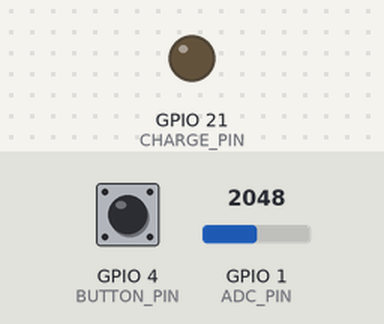
The sketch below on a simulated ESP32. Shown: output pins drawn as LEDs (lit = HIGH). Inputs (shaded band) come from the test bench; at power-on: GPIO 4 (BUTTON_PIN) LOW, GPIO 1 (ADC_PIN) = 2048 (analog values on the 0–4095 scale). What the sketch prints to the serial monitor is not drawn.

Above: at 1.2 s.
1.3 s: GPIO 4 (BUTTON_PIN) pulled HIGH for 1 s
At 3.48 s:
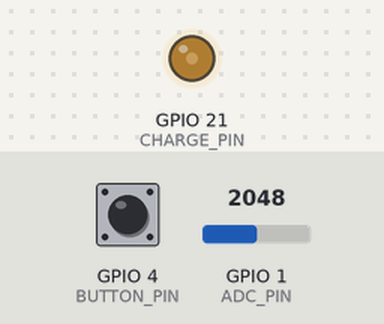
5.0 s: GPIO 4 (BUTTON_PIN) pulled HIGH for 3.2 s
At 10.7 s:
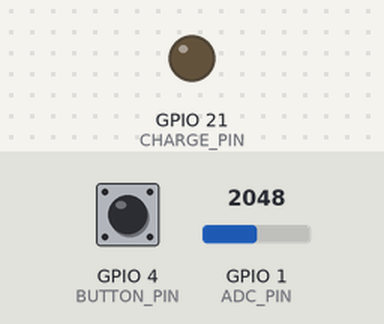
Timing chart, 0 to 12.2 s (numbered marks = the images above; inputs shaded):
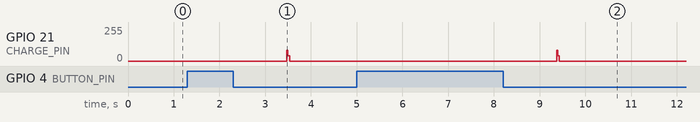

The sketch:

Day2.ino
```cpp
const int   CHARGE_PIN = 21;
const int   ADC_PIN    = 1;
const int   BUTTON_PIN = 4;

const float VCC = 3.3;
const float R1  = 1000000.0;
const unsigned long T_CH_US = 25;
const int   N_AVG = 512;

const unsigned long COOLDOWN_MS = 1500;
unsigned long lastMeasureTime = 0;

// ===== ตารางคาลิเบรต =====
const int CAL_N = 3;
float CAL_RAW[CAL_N]   = { 21.59, 27.21, 28.91 };
float CAL_MOIST[CAL_N] = {  6.60, 11.50, 14.40 };

bool prevPressed = false;

void setup() {
  Serial.begin(9600);
  pinMode(BUTTON_PIN, INPUT);
  pinMode(CHARGE_PIN, OUTPUT);
  digitalWrite(CHARGE_PIN, LOW);
  analogReadResolution(12);
  analogSetPinAttenuation(ADC_PIN, ADC_11db);
  Serial.println("พร้อมวัด — กดสวิตช์ 1 ครั้งเพื่อวัด");
}

float measureRawCx(float &vcOut) {
  double sumVc = 0;
  for (int i = 0; i < N_AVG; i++) {
    pinMode(CHARGE_PIN, OUTPUT);
    digitalWrite(CHARGE_PIN, LOW);
    delayMicroseconds(300);
    noInterrupts();
    digitalWrite(CHARGE_PIN, HIGH);
    delayMicroseconds(T_CH_US);
    pinMode(CHARGE_PIN, INPUT);
    interrupts();
    sumVc += analogReadMilliVolts(ADC_PIN) / 1000.0;
  }
  float vc = sumVc / N_AVG;
  float ratio = 1.0 - (vc / VCC);
  if (ratio < 1e-4) ratio = 1e-4;
  float cx_F = -((double)T_CH_US * 1e-6) / (R1 * log(ratio));
  vcOut = vc;
  return cx_F * 1e12;
}

// วัด 5 รอบเอา median กัน outlier (ภายในการกด 1 ครั้ง)
float measureRobust(float &vcOut) {
  const int M = 5;
  float r[M], v;
  for (int k = 0; k < M; k++) r[k] = measureRawCx(v);
  for (int a = 0; a < M - 1; a++)
    for (int b = a + 1; b < M; b++)
      if (r[b] < r[a]) { float t = r[a]; r[a] = r[b]; r[b] = t; }
  vcOut = v;
  return r[M / 2];
}

float applyCal(float raw) {
  // เส้นยึด oven-dry truth (fit จาก CAL_RAW เมล็ดสด 21.59/27.21/28.91)
  return 0.113921f * raw * raw - 4.6872f * raw + 54.691f;
}

void loop() {
  bool pressed = (digitalRead(BUTTON_PIN) == LOW);
  unsigned long now = millis();

  if (pressed && !prevPressed && (now - lastMeasureTime >= COOLDOWN_MS)) {
    delay(30);
    if (digitalRead(BUTTON_PIN) == LOW) {
      float vc;
      float raw = measureRobust(vc);          // กดครั้งเดียว = 1 ค่า
      float moisture = applyCal(raw);

      Serial.printf("\"TGR-41\" | Vc = %.3f V | raw = %.2f pF | Moisture = %.2f %%\r\n", vc, raw, moisture);

      pinMode(CHARGE_PIN, OUTPUT);
      digitalWrite(CHARGE_PIN, LOW);
      lastMeasureTime = millis();
    }
  }
  prevPressed = pressed;
}
```

Measured:
- after the input at 1.3 s, GPIO 21 (CHARGE_PIN): 0/255 → 81/255 after 2.2 s, → 39/255 0.02 s later, → 0/255 0.04 s later
- after the input at 5.0 s, GPIO 21 (CHARGE_PIN): 0/255 → 81/255 after 4.4 s, → 39/255 0.02 s later, → 0/255 0.04 s later
